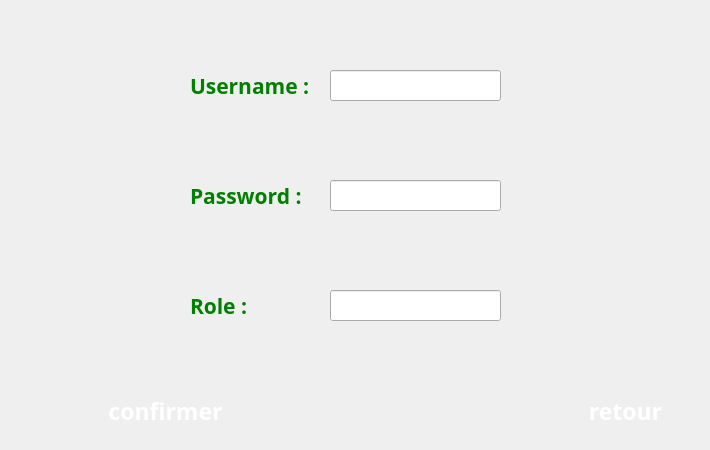
    <widget class="QWidget" name="page_15">
     <widget class="QPushButton" name="pushButton_55">
      <property name="geometry">
       <rect>
        <x>550</x>
        <y>380</y>
        <width>151</width>
        <height>61</height>
       </rect>
      </property>
      <property name="font">
       <font>
        <family>MV Boli</family>
        <pointsize>17</pointsize>
        <weight>75</weight>
        <bold>true</bold>
       </font>
      </property>
      <property name="styleSheet">
       <string notr="true">color:white;</string>
      </property>
      <property name="text">
       <string>retour</string>
      </property>
      <property name="icon">
       <iconset resource="resources.qrc">
        <normaloff>:/img/resources/cancel.png</normaloff>:/img/resources/cancel.png</iconset>
      </property>
      <property name="iconSize">
       <size>
        <width>25</width>
        <height>25</height>
       </size>
      </property>
      <property name="flat">
       <bool>true</bool>
      </property>
     </widget>
     <widget class="QLabel" name="label_36">
      <property name="geometry">
       <rect>
        <x>190</x>
        <y>290</y>
        <width>91</width>
        <height>31</height>
       </rect>
      </property>
      <property name="font">
       <font>
        <family>MV Boli</family>
        <pointsize>16</pointsize>
        <weight>75</weight>
        <bold>true</bold>
       </font>
      </property>
      <property name="styleSheet">
       <string notr="true">color:green;</string>
      </property>
      <property name="text">
       <string>Role :</string>
      </property>
     </widget>
     <widget class="QLabel" name="label_37">
      <property name="geometry">
       <rect>
        <x>190</x>
        <y>180</y>
        <width>121</width>
        <height>31</height>
       </rect>
      </property>
      <property name="font">
       <font>
        <family>MV Boli</family>
        <pointsize>16</pointsize>
        <weight>75</weight>
        <bold>true</bold>
       </font>
      </property>
      <property name="styleSheet">
       <string notr="true">color:green;</string>
      </property>
      <property name="text">
       <string>Password :</string>
      </property>
     </widget>
     <widget class="QLabel" name="label_38">
      <property name="geometry">
       <rect>
        <x>190</x>
        <y>70</y>
        <width>131</width>
        <height>31</height>
       </rect>
      </property>
      <property name="font">
       <font>
        <family>MV Boli</family>
        <pointsize>16</pointsize>
        <weight>75</weight>
        <bold>true</bold>
       </font>
      </property>
      <property name="styleSheet">
       <string notr="true">color:green;</string>
      </property>
      <property name="text">
       <string>Username :</string>
      </property>
     </widget>
     <widget class="QLineEdit" name="role_8">
      <property name="geometry">
       <rect>
        <x>330</x>
        <y>290</y>
        <width>171</width>
        <height>31</height>
       </rect>
      </property>
     </widget>
     <widget class="QLineEdit" name="username_8">
      <property name="geometry">
       <rect>
        <x>330</x>
        <y>70</y>
        <width>171</width>
        <height>31</height>
       </rect>
      </property>
     </widget>
     <widget class="QPushButton" name="pushButton_56">
      <property name="geometry">
       <rect>
        <x>90</x>
        <y>380</y>
        <width>151</width>
        <height>61</height>
       </rect>
      </property>
      <property name="font">
       <font>
        <family>MV Boli</family>
        <pointsize>17</pointsize>
        <weight>75</weight>
        <bold>true</bold>
       </font>
      </property>
      <property name="styleSheet">
       <string notr="true">color:white;</string>
      </property>
      <property name="text">
       <string>confirmer</string>
      </property>
      <property name="icon">
       <iconset resource="resources.qrc">
        <normaloff>:/img/resources/yes.png</normaloff>:/img/resources/yes.png</iconset>
      </property>
      <property name="iconSize">
       <size>
        <width>25</width>
        <height>25</height>
       </size>
      </property>
      <property name="flat">
       <bool>true</bool>
      </property>
     </widget>
     <widget class="QLineEdit" name="password_7">
      <property name="geometry">
       <rect>
        <x>330</x>
        <y>180</y>
        <width>171</width>
        <height>31</height>
       </rect>
      </property>
      <property name="echoMode">
       <enum>QLineEdit::Password</enum>
      </property>
     </widget>
    </widget>
